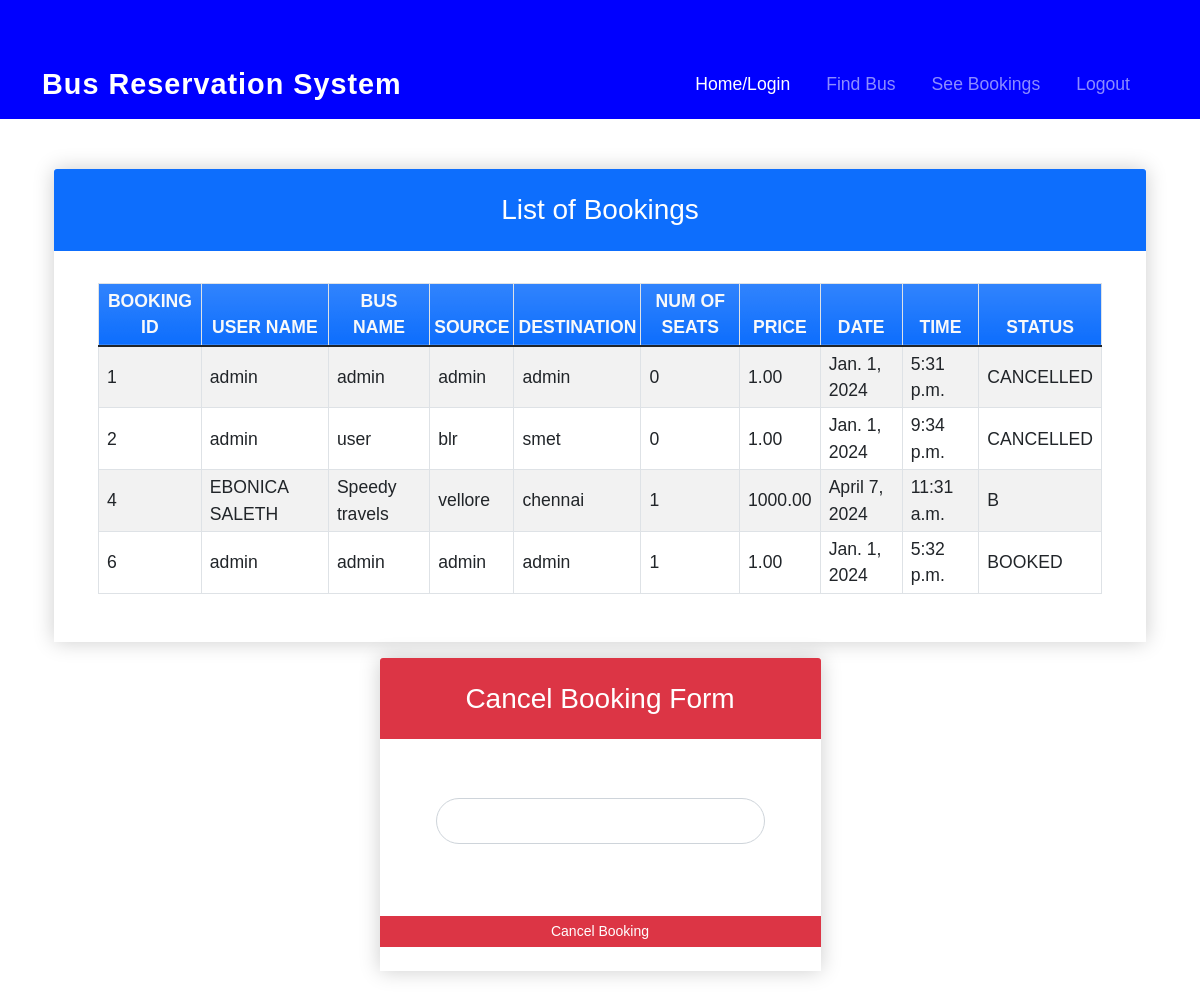
/seebookings (signed in), run on the app's committed database.
### myapp/models.py (models this page shows, shortened)
class Book(models.Model):
    BOOKED = 'B'
    CANCELLED = 'C'
    TICKET_STATUSES = ((BOOKED, 'Booked'),
                       (CANCELLED, 'Cancelled'),)
    email = models.EmailField()
    name = models.CharField(max_length=30)
    userid =models.DecimalField(decimal_places=0, max_digits=2)
    busid=models.DecimalField(decimal_places=0, max_digits=2)
    bus_name = models.CharField(max_length=30)
    source = models.CharField(max_length=30)
    dest = models.CharField(max_length=30)
    nos = models.DecimalField(decimal_places=0, max_digits=2)
    price = models.DecimalField(decimal_places=2, max_digits=6)
    date = models.DateField()
    time = models.TimeField()
    status = models.CharField(choices=TICKET_STATUSES, default=BOOKED, max_length=2)
    class Meta:
        verbose_name_plural = "List of Books"

### myapp/views.py (the view)
# urls.py: path('seebookings', views.seebookings, name="seebookings"),
@login_required(login_url='signin')
def seebookings(request,new={}):
    context = {}
    id_r = request.user.id
    book_list = Book.objects.filter(userid=id_r)
    if book_list:
        return render(request, 'myapp/booklist.html', locals())
    else:
        context["error"] = "Sorry no buses booked"
        return render(request, 'myapp/findbus.html', context)

### myapp/templates/myapp/booklist.html (shortened to what this page needs)
{% extends 'myapp/base.html' %}
{% block content %}
<div class="container my-5">
    <div class="card rounded-0">
        <div class="card-header bg-primary text-white">
            <div class="card-title h3 mb-0">List of Bookings</div>
        </div>
        <div class="card-body">
            <div class="container-fluid">
                <table class="table table-bordered table-striped">
                    <thead>
                        <tr class="bg-gradient bg-primary text-light">
                            <th class="p-1 text-center">BOOKING ID</th>
                            <th class="p-1 text-center">USER NAME</th>
                            <th class="p-1 text-center">BUS NAME</th>
                            <th class="p-1 text-center">SOURCE</th>
                            <th class="p-1 text-center">DESTINATION</th>
                            <th class="p-1 text-center">NUM OF SEATS</th>
                            <th class="p-1 text-center">PRICE</th>
                            <th class="p-1 text-center">DATE</th>
                            <th class="p-1 text-center">TIME</th>
                            <th class="p-1 text-center">STATUS</th>
                        </tr>
                    </thead>
                    {% for row in book_list %}
                    <tr>
                        <td class="px-2 py-1 align-middle">{{ row.id }}</td>
                        <td class="px-2 py-1 align-middle">{{ row.name }}</td>
                        <td class="px-2 py-1 align-middle">{{ row.bus_name }}</td>
                        <td class="px-2 py-1 align-middle">{{ row.source }}</td>
                        <td class="px-2 py-1 align-middle">{{ row.dest }}</td>
                        <td class="px-2 py-1 align-middle">{{ row.nos }}</td>
                        <td class="px-2 py-1 align-middle">{{ row.price }}</td>
                        <td class="px-2 py-1 align-middle">{{ row.date }}</td>
                        <td class="px-2 py-1 align-middle">{{ row.time }}</td>
                        <td class="px-2 py-1 align-middle">{{ row.status }}</td>
                    </tr>
                    {% endfor %}
                </table>
            </div>
        </div>
    </div>
    <div class="row mt-3 justify-content-center">
        <div class="col-lg-5 col-md-7 col-sm-10 col-xs-12">
            <div class="card rounded-0">
                <div class="card-header bg-danger text-white">
                    <div class="card-title h3 mb-0">Cancel Booking Form</div>
                </div>
                <div class="card-body">
                    <div class="container-fluid">
                        <form action="{% url 'cancellings' %}" method="post" id="cancel-form">
                            <div class="mb-3">
                                <label for="bus_id" class="control-label">Booking ID</label>
                                <input name="bus_id" class="form-control" type="number" id="bus_id">
                            </div>
                        </form>
                    </div>
                </div>
                <div class="card-footer text-center">
                    <button class="btn btn-sm rounded-0 btn-danger w-100" form="cancel-form">Cancel Booking</button>
                </div>
            </div>
        </div>
    </div>
</div>
{% endblock %}

### myapp/templates/myapp/base.html (shortened to what this page needs)
<!doctype html>
<html lang="en">
<head>
    <link rel="stylesheet" href="https://cdn.jsdelivr.net/npm/bootstrap@5.1.3/dist/css/bootstrap.min.css">
</head>
<body>
<nav class="navbar navbar-expand-lg navbar-dark">
    <div class="container">
        <a class="navbar-brand" href="#">Bus Reservation System</a>
        <div class="collapse navbar-collapse justify-content-end" id="navbarNavAltMarkup">
            <div class="navbar-nav">
                <a class="nav-item nav-link active" href="{% url 'home' %}">Home/Login</a>
                <a class="nav-item nav-link" href="{% url 'findbus' %}">Find Bus</a>
                <a class="nav-item nav-link" href="{% url 'seebookings' %}">See Bookings</a>
                {% if request.user.is_active %}
                <a class="nav-item nav-link" href="{% url 'signout' %}">Logout</a>
                {% else %}
                <a class="nav-item nav-link" href="{% url 'signup' %}">Registration</a>
                {% endif %}
            </div>
        </div>
    </div>
</nav>
<div class="container">
    {% block content %}
    {% endblock %}
</div>
</body>
</html>

### myapp/templates/myapp/base.html (style rules this page uses)
body { background-image: url('https://cdn.britannica.com/72/146072-050-124A752E/Greyhound-bus.jpg'); background-repeat: no-repeat; background-size: cover; color: #fff; font-family: 'Arial', sans-serif; }
.navbar { background-color: #0000FF; border-radius: 0; }
.navbar-brand { font-size: 1.8rem; font-weight: 700; letter-spacing: 1px; }
.navbar-nav .nav-link { color: #fff; font-size: 1.1rem; margin-right: 20px; transition: color 0.3s; }
.container { margin-top: 50px; font-size: 1.1rem; }
.card { background-color: rgba(255, 255, 255, 0.1); border: none; border-radius: 15px; box-shadow: 0 0 20px rgba(0, 0, 0, 0.2); }
.card-header { background-color: rgba(255, 255, 255, 0.1); border-bottom: none; text-align: center; padding: 1.5rem 0; border-top-left-radius: 15px; border-top-right-radius: 15px; }
.card-body { padding: 2rem; }
.card-footer { background-color: rgba(255, 255, 255, 0.1); border-top: none; text-align: center; padding: 1.5rem 0; border-bottom-left-radius: 15px; border-bottom-right-radius: 15px; }
input.form-control { border-radius: 25px; padding: 10px; }

### data on the page
Book: id "1", name "admin", bus_name "admin", source "admin", dest "admin", nos "0", price "1.00", date "Jan. 1, 2024", time "5:31 p.m.", status "CANCELLED"
Book: id "2", name "admin", bus_name "user", source "blr", dest "smet", nos "0", price "1.00", date "Jan. 1, 2024", time "9:34 p.m.", status "CANCELLED"
Book: id "4", name "EBONICA SALETH", bus_name "Speedy travels", source "vellore", dest "chennai", nos "1", price "1000.00", date "April 7, 2024", time "11:31 a.m.", status "B"
Book: id "6", name "admin", bus_name "admin", source "admin", dest "admin", nos "1", price "1.00", date "Jan. 1, 2024", time "5:32 p.m.", status "BOOKED"
